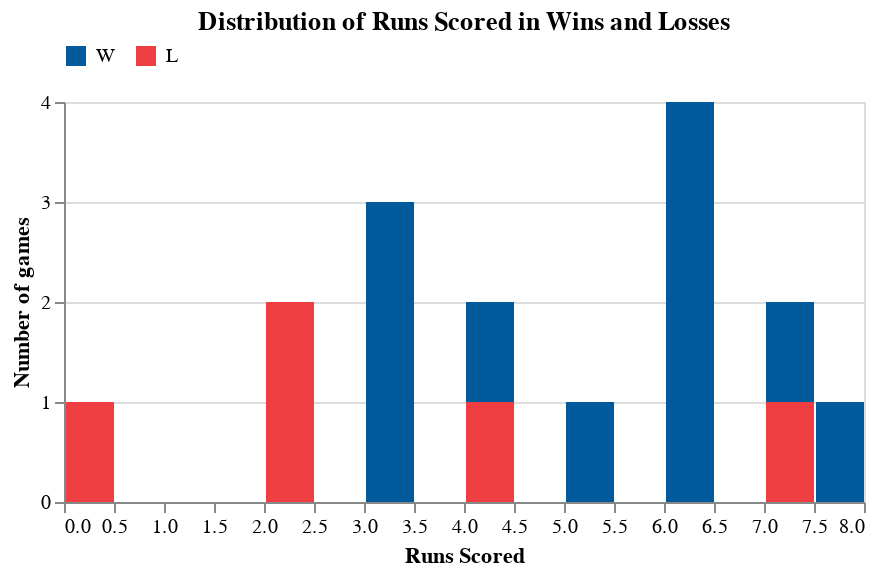

The cell this chart's notebook holds for it:
### Code cell
histogram = (
    alt.Chart(df)
    .mark_bar()
    .encode(
        alt.X("r:Q", bin=alt.Bin(maxbins=20), title="Runs Scored"),
        alt.Y("count()", title="Number of games"),
        alt.Color(
            "result:N",
            scale=alt.Scale(domain=["W", "L"], range=["#005A9C", "#EF3E42"]),
            title="",
        ),
    )
    .properties(
        width=400, height=200, title="Distribution of Runs Scored in Wins and Losses"
    )
    .configure_legend(orient="top")
)

histogram.display()

### Figure 1 — Vega-Lite specification as saved in the notebook (floating-point values rounded to 4 significant figures)
{"config": {"view": {"continuousWidth": 300, "continuousHeight": 300}, "legend": {"orient": "top"}}, "data": {"name": "data-3badc06ebefb01dda4bf7c6810685634"}, "mark": {"type": "bar"}, "encoding": {"color": {"field": "result", "scale": {"domain": ["W", "L"], "range": ["#005A9C", "#EF3E42"]}, "title": "", "type": "nominal"}, "x": {"bin": {"maxbins": 20}, "field": "r", "title": "Runs Scored", "type": "quantitative"}, "y": {"aggregate": "count", "title": "Number of games", "type": "quantitative"}}, "height": 200, "title": "Distribution of Runs Scored in Wins and Losses", "width": 400, "$schema": "https://vega.github.io/schema/vega-lite/v5.17.0.json", "datasets": {"data-3badc06ebefb01dda4bf7c6810685634": [{"gm": 16, "game_date": "2025-04-12", "result": "L", "r": 0, "ra": 16, "run_diff": -16}, {"gm": 15, "game_date": "2025-04-11", "result": "W", "r": 3, "ra": 0, "run_diff": 3}, {"gm": 14, "game_date": "2025-04-09", "result": "W", "r": 6, "ra": 5, "run_diff": 1}, {"gm": 13, "game_date": "2025-04-08", "result": "L", "r": 2, "ra": 8, "run_diff": -6}, {"gm": 12, "game_date": "2025-04-07", "result": "L", "r": 4, "ra": 6, "run_diff": -2}, {"gm": 11, "game_date": "2025-04-06", "result": "L", "r": 7, "ra": 8, "run_diff": -1}, {"gm": 10, "game_date": "2025-04-05", "result": "W", "r": 3, "ra": 1, "run_diff": 2}, {"gm": 9, "game_date": "2025-04-04", "result": "L", "r": 2, "ra": 3, "run_diff": -1}, {"gm": 8, "game_date": "2025-04-02", "result": "W", "r": 6, "ra": 5, "run_diff": 1}, {"gm": 7, "game_date": "2025-04-01", "result": "W", "r": 3, "ra": 1, "run_diff": 2}, {"gm": 6, "game_date": "2025-03-31", "result": "W", "r": 6, "ra": 1, "run_diff": 5}, {"gm": 5, "game_date": "2025-03-29", "result": "W", "r": 7, "ra": 3, "run_diff": 4}, {"gm": 4, "game_date": "2025-03-28", "result": "W", "r": 8, "ra": 5, "run_diff": 3}, {"gm": 3, "game_date": "2025-03-27", "result": "W", "r": 5, "ra": 4, "run_diff": 1}, {"gm": 2, "game_date": "2025-03-19", "result": "W", "r": 6, "ra": 3, "run_diff": 3}, {"gm": 1, "game_date": "2025-03-18", "result": "W", "r": 4, "ra": 1, "run_diff": 3}]}}
